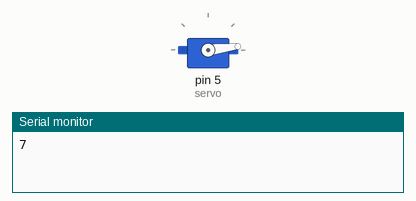
Simulated run of this sketch. Board: Arduino Uno, built with avr-gcc and run on an emulated ATmega328P. On the bench: servo, the last lines printed to the serial monitor. Random numbers use the default seed unless the sketch sets one.

Above: at 0.05 s.
At 2.0 s:
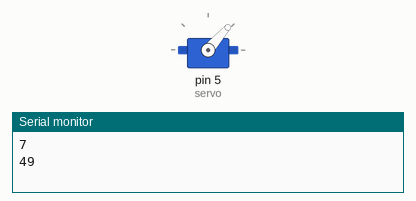
Timing chart, 0 to 4.6 s (numbered marks = the images above):
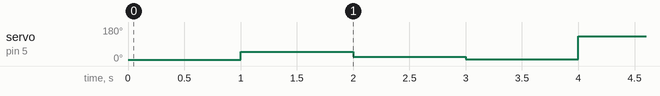

The sketch:

sketch_apr23a.ino
```cpp
#include <Servo.h>
int num;

Servo servo;

void setup() {
  Serial.begin(9600);
  servo.attach(5);

}

void loop() {

  num=random(150);
  servo.write(num);
  Serial.println(num);
  delay(1000);

}
```
